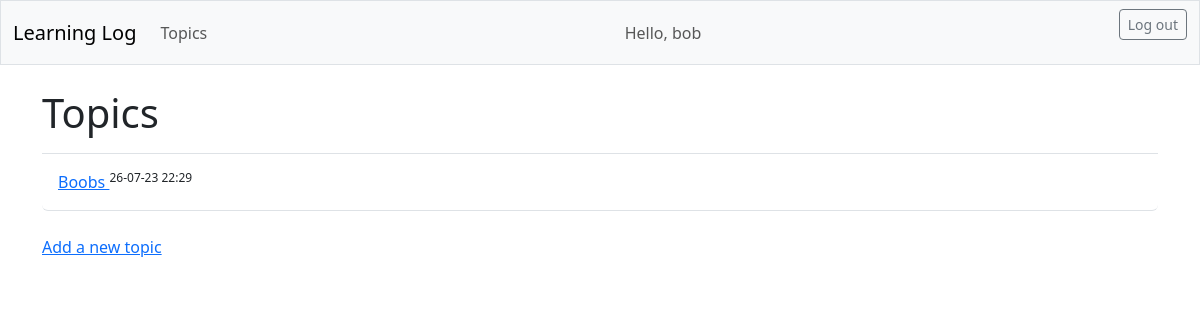
The app's page /topics/ (signed in), older data.
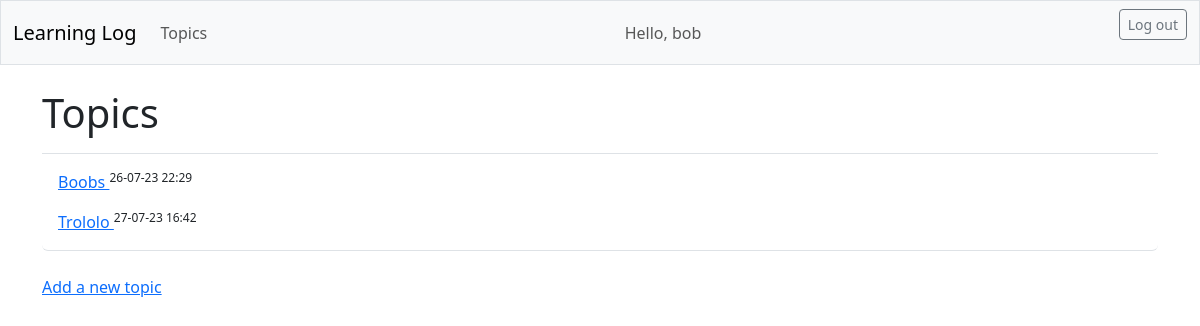
The same page, newer data.
### learning_logs/models.py (models this page shows, shortened)
class Topic(models.Model):
    text = models.CharField(max_length=200)
    date_added = models.DateTimeField(auto_now_add=True)
    owner = models.ForeignKey(User, on_delete=models.CASCADE)

### learning_logs/views.py (the view)
# urls.py: path("topics/", views.topics, name="topics"),
@login_required
def topics(request):
    topics = Topic.objects.filter(owner=request.user).order_by("date_added")
    context = {"topics": topics}
    return render(request, "learning_logs/topics.html", context)

### learning_logs/templates/learning_logs/topics.html
{% extends 'learning_logs/base.html' %}
{% block page_header %}
  <h1>Topics</h1>
{% endblock page_header %}
{% block content %}
  <ul class="list-group border-bottom pb-2 mb-4">
    {% for topic in topics %}
      <li class="list-group-item border-0">
        <a href="{% url 'learning_logs:topic' topic.id %}">
          {{topic.text}}
        </a>
        <sup> {{topic.date_added|date:'d-m-y H:i'}}</sup>
    </li>
    {% empty %}
      <li class="list-group-item">No topics have been added</li>
    {% endfor %}
  </ul>
  <a href="{% url 'learning_logs:new_topic' %}">Add a new topic </a>
{% endblock content %}

Row changes from the older to the newer data that the page shows:
added Topic: text "Trololo", date_added "27-07-23 16:42"
